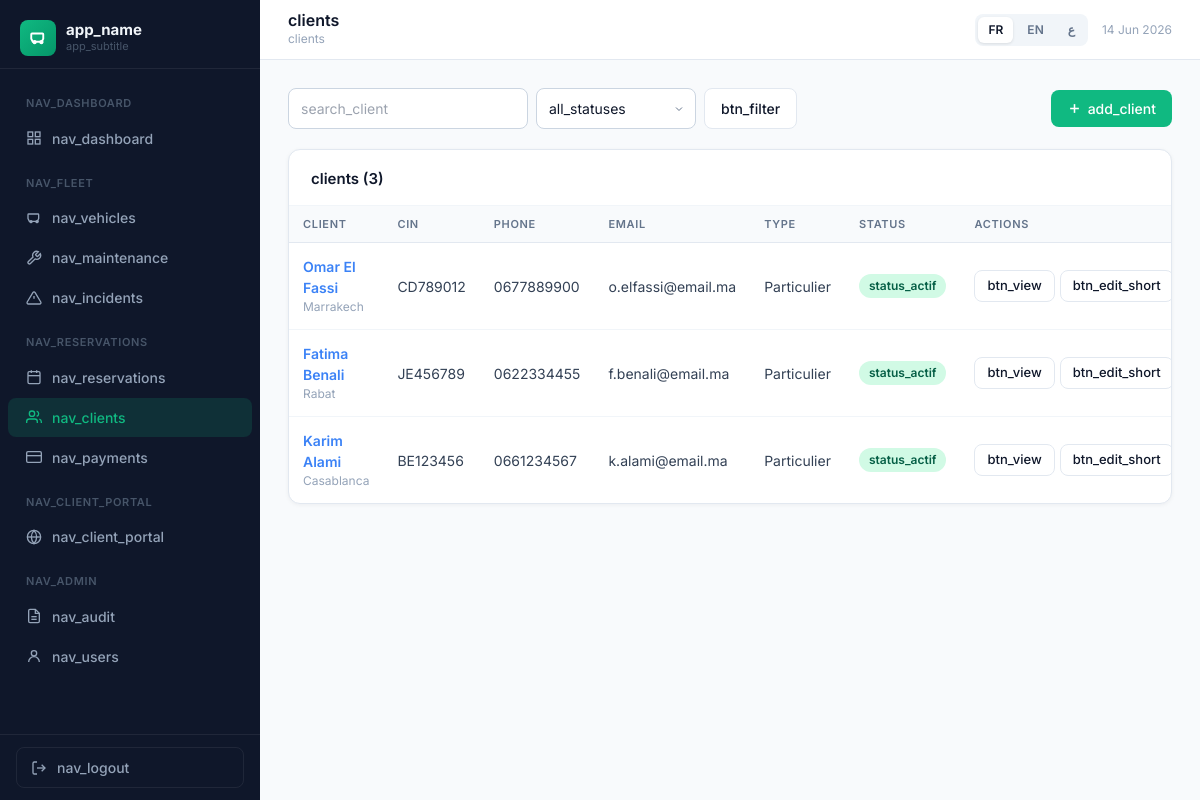
Screenshot of /?page=clients (signed in) with the database file from the repository.
### tables this page shows
CREATE TABLE IF NOT EXISTS `clients` (
  `id`                INT AUTO_INCREMENT PRIMARY KEY,
  `nom`               VARCHAR(100) NOT NULL,
  `prenom`            VARCHAR(100) NOT NULL,
  `email`             VARCHAR(150) DEFAULT NULL,
  `telephone`         VARCHAR(20)  DEFAULT NULL,
  `adresse`           TEXT         DEFAULT NULL,
  `ville`             VARCHAR(100) DEFAULT NULL,
  `cin`               VARCHAR(30)  DEFAULT NULL UNIQUE,
  `permis_numero`     VARCHAR(50)  DEFAULT NULL,
  `permis_categorie`  VARCHAR(20)  DEFAULT 'B',
  `permis_expiration` DATE         DEFAULT NULL,
  `type_client`       ENUM('particulier','entreprise') DEFAULT 'particulier',
  `entreprise`        VARCHAR(150) DEFAULT NULL,
  `statut`            ENUM('actif','suspendu','liste_noire') DEFAULT 'actif',
  `notes`             TEXT         DEFAULT NULL,
  `created_at`        TIMESTAMP DEFAULT CURRENT_TIMESTAMP
);

### app/Core/Controller.php (called while the page is built, shortened)
<?php
abstract class Controller
{
    protected function view(string $template, array $viewData = []): void
    {
        extract($viewData);
        $tplFile = APP_PATH . '/views/' . $template . '.php';
        require $tplFile;
    }
    protected function query(string $key, mixed $default = ''): mixed
    {
        return $_GET[$key] ?? $default;
    }
}

### app/Controllers/ClientController.php (called while the page is built, shortened)
<?php
class ClientController extends Controller
{
    private Client   $clientModel;
    public function __construct(\PDO $db)
    {
        $this->clientModel = new Client($db);
    }
    public function index(): void
    {
        $search = trim($this->query('search'));
        $statut = $this->query('statut');
        $page   = max(1, (int)$this->query('p', 1));
        $result = $this->clientModel->paginatedList($search, $statut, 15, $page);
        $this->view('clients/index', array_merge($result, compact('search', 'statut', 'flash')));
    }
}

### app/Core/Router.php (called while the page is built, shortened)
<?php
class Router
{
    private array $routes = [];
    public function add(string $method, string $page, string $controller, string $action): void
    {
        $this->routes[strtoupper($method)][$page] = [$controller, $action];
    }
    public function dispatch(\PDO $db): void
    {
        $page   = trim($_GET['page'] ?? '', '/');
        $method = strtoupper($_SERVER['REQUEST_METHOD']);
        $handler = $this->routes[$method][$page]
                ?? $this->routes['GET'][$page]
                ?? null;
        [$controllerClass, $action] = $handler;
        $controller = new $controllerClass($db);
        $controller->$action();
    }
}

### index.php (called while the page is built, shortened)
<?php
require_once __DIR__ . '/config/database.php';
spl_autoload_register(function (string $class): void {
    $file = APP_PATH . '/app/' . str_replace('\\', '/', substr($class, 4)) . '.php';
});
$db = (new Database())->getConnection();
$router = new App\Core\Router();
$router->dispatch($db);

### app/Core/Model.php (called while the page is built, shortened)
<?php
abstract class Model
{
    protected \PDO $db;
    protected string $table  = '';
    public function __construct(\PDO $db)
    {
        $this->db = $db;
    }
    public function count(string $where = '1=1', array $params = []): int
    {
        $stmt = $this->db->prepare("SELECT COUNT(*) FROM `{$this->table}` WHERE $where");
        $stmt->execute($params);
        return (int)$stmt->fetchColumn();
    }
    public function paginate(string $where, array $params, int $perPage, int $page, string $order = ''): array
    {
        $total  = $this->count($where, $params);
        $pages  = max(1, (int)ceil($total / $perPage));
        $page   = max(1, min($page, $pages));
        $offset = ($page - 1) * $perPage;
        $stmt = $this->db->prepare(
            "SELECT * FROM `{$this->table}` WHERE $where ORDER BY $order LIMIT $perPage OFFSET $offset"
        );
        $stmt->execute($params);
        $rows = $stmt->fetchAll();
        return [
            'rows'     => $rows,
            'total'    => $total,
            'per_page' => $perPage,
            'page'     => $page,
            'pages'    => $pages,
            'offset'   => $offset,
        ];
    }
}

### app/Models/Client.php (called while the page is built, shortened)
<?php
class Client extends Model
{
    public function paginatedList(string $search, string $statut, int $perPage, int $page): array
    {
        $where  = ['1=1'];
        $params = [];
        return $this->paginate(implode(' AND ', $where), $params, $perPage, $page, 'id DESC');
    }
}

### views/clients/index.php (the view, shortened to what this page needs)
<div style="display:flex;justify-content:space-between;align-items:center;margin-bottom:20px;flex-wrap:wrap;gap:12px;">
  <form method="GET" action="<?= BASE_URL ?>/" style="display:flex;gap:8px;flex-wrap:wrap;">
    <input type="text" name="search" value="<?= h($search) ?>" placeholder="<?= t('search_client') ?>" class="form-control" style="width:240px;">
    <select name="statut" class="form-control" style="width:160px;" onchange="this.form.submit()">
      <option value=""><?= t('all_statuses') ?></option>
    </select>
    <button type="submit" class="btn btn-outline"><?= t('btn_filter') ?></button>
  </form>
  <a href="<?= BASE_URL ?>/?page=clients/add" class="btn btn-emerald">
    <svg width="15" height="15" fill="none" stroke="currentColor" stroke-width="2.5" viewBox="0 0 24 24"><line x1="12" y1="5" x2="12" y2="19"/><line x1="5" y1="12" x2="19" y2="12"/></svg>
    <?= t('add_client') ?>
  </a>
</div>
<div class="card">
  <div class="card-header"><span class="card-title"><?= t('clients') ?> (<?= $total ?>)</span></div>
  <div style="overflow-x:auto;">
    <table class="data-table">
      <thead>
        <tr><th><?= t('client') ?></th><th><?= t('cin') ?></th><th><?= t('phone') ?></th><th><?= t('email') ?></th><th>Type</th><th><?= t('status') ?></th><th><?= t('actions') ?></th></tr>
      </thead>
      <tbody>
        <?php foreach ($rows as $r): ?>
        <tr>
          <td>
            <a href="<?= BASE_URL ?>/?page=clients/show&id=<?= $r['id'] ?>" style="font-weight:600;color:#3b82f6;"><?= h($r['prenom'].' '.$r['nom']) ?></a>
            <?php if (!empty($r['ville'])): ?><div style="font-size:12px;color:#94a3b8;"><?= h($r['ville']) ?></div><?php endif; ?>
          </td>
          <td dir="ltr"><?= h($r['cin']??'—') ?></td>
          <td dir="ltr"><?= h($r['telephone']??'—') ?></td>
          <td><?= h($r['email']??'—') ?></td>
          <td><?= h(ucfirst($r['type_client']??'particulier')) ?></td>
          <td><?= status_badge($r['statut']) ?></td>
          <td>
            <div style="display:flex;gap:5px;">
              <a href="<?= BASE_URL ?>/?page=clients/show&id=<?= $r['id'] ?>" class="btn btn-outline btn-sm"><?= t('btn_view') ?></a>
              <a href="<?= BASE_URL ?>/?page=clients/edit&id=<?= $r['id'] ?>" class="btn btn-outline btn-sm"><?= t('btn_edit_short') ?></a>
            </div>
          </td>
        </tr>
        <?php endforeach; ?>
      </tbody>
    </table>
  </div>
</div>

### config/database.php (shortened to what this page needs)
<?php
function t(string $key, ...$args): string {
    $str = $GLOBALS['__t'][$key] ?? $key;
    return $args ? sprintf($str, ...$args) : $str;
}
function h(mixed $v): string { return htmlspecialchars((string)$v, ENT_QUOTES, 'UTF-8'); }
function status_badge(string $status): string {
    $map = [
        'disponible'   => ['badge-green',  'status_disponible'],
        'loué'         => ['badge-blue',   'status_loue'],
        'maintenance'  => ['badge-yellow', 'status_maintenance'],
        'indisponible' => ['badge-red',    'status_indisponible'],
        'en attente'   => ['badge-yellow', 'status_en_attente'],
        'confirmée'    => ['badge-blue',   'status_confirmee'],
        'en cours'     => ['badge-green',  'status_en_cours'],
        'terminée'     => ['badge-gray',   'status_terminee'],
        'annulée'      => ['badge-red',    'status_annulee'],
        'actif'        => ['badge-green',  'status_actif'],
        'suspendu'     => ['badge-yellow', 'status_suspendu'],
        'liste_noire'  => ['badge-red',    'status_liste_noire'],
        'planifiée'    => ['badge-blue',   'status_planifiee'],
        'ouvert'       => ['badge-red',    'status_ouvert'],
        'clôturé'      => ['badge-gray',   'status_cloture'],
    ];
    [$cls, $key] = $map[$status] ?? ['badge-gray', null];
    $label = $key ? t($key) : h($status);
    return '<span class="badge ' . $cls . '">' . $label . '</span>';
}

### rows the page displays
clients: prenom+nom "Omar El Fassi", ville "Marrakech", cin "CD789012", telephone "0677889900", email "o.elfassi@email.ma", type_client "Particulier"
clients: prenom+nom "Fatima Benali", ville "Rabat", cin "JE456789", telephone "0622334455", email "f.benali@email.ma", type_client "Particulier"
clients: prenom+nom "Karim Alami", ville "Casablanca", cin "BE123456", telephone "0661234567", email "k.alami@email.ma", type_client "Particulier"

### other values shown
t('app_name') "app_name"
t('app_subtitle') "app_subtitle"
t('nav_dashboard') "NAV_DASHBOARD"
t('nav_dashboard') "nav_dashboard"
t('nav_fleet') "NAV_FLEET"
t('nav_vehicles') "nav_vehicles"
t('nav_maintenance') "nav_maintenance"
t('nav_incidents') "nav_incidents"
t('nav_reservations') "NAV_RESERVATIONS"
t('nav_reservations') "nav_reservations"
t('nav_clients') "nav_clients"
t('nav_payments') "nav_payments"
t('nav_client_portal') "NAV_CLIENT_PORTAL"
t('nav_client_portal') "nav_client_portal"
t('nav_admin') "NAV_ADMIN"
